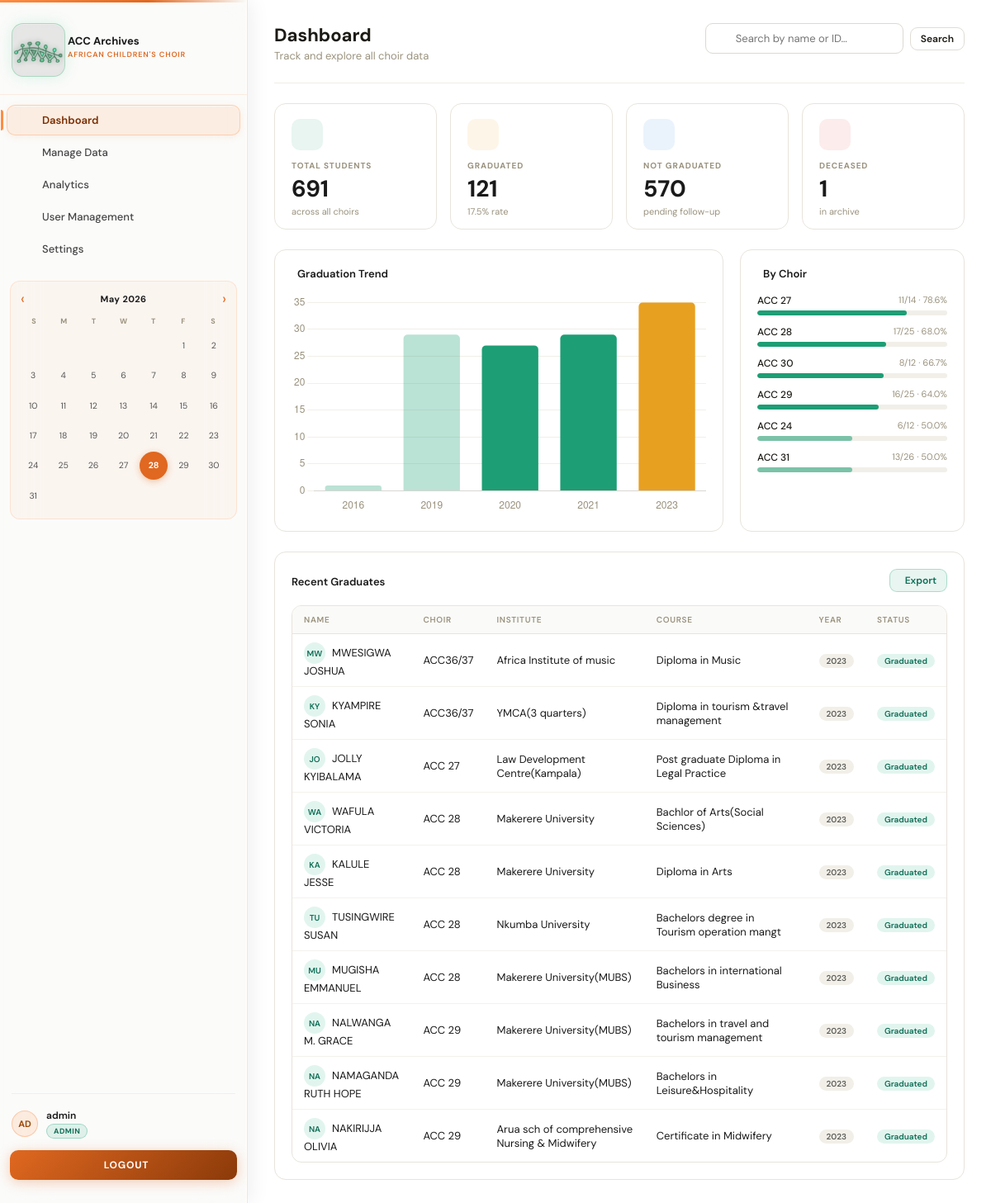
The app's page /dashboard (signed in) with its own data.
### tables this page shows
CREATE TABLE choir_data (
            id                INTEGER PRIMARY KEY AUTOINCREMENT,
            identification_no TEXT    UNIQUE NOT NULL,
            name              TEXT,
            choir             TEXT,
            gender            TEXT,
            status            TEXT DEFAULT 'alive',
            comment           TEXT DEFAULT ''
        );

CREATE TABLE graduation_data (
            id                 INTEGER PRIMARY KEY AUTOINCREMENT,
            identification_no  TEXT NOT NULL,
            institute          TEXT,
            course_name        TEXT,
            duration           TEXT,
            year_of_graduation INTEGER,
            FOREIGN KEY (identification_no)
                REFERENCES choir_data(identification_no)
                ON DELETE CASCADE
        );

### routes/dashboard.py (the view)
@dashboard_bp.route("/dashboard")
@login_required
def index():
    data = load_full_dataset()
    total       = len({r["identification_no"] for r in data})
    graduated   = len({r["identification_no"] for r in data if r["year_of_graduation"]})
    not_grad    = total - graduated
    deceased    = sum(1 for r in data if r["status"] == "deceased")
    choir_map = {}
    for r in data:
        c = r["choir"] or "Unknown"
        if c not in choir_map:
            choir_map[c] = {"total": 0, "graduated": 0, "deceased": 0}
        choir_map[c]["total"] += 1
        if r["year_of_graduation"]:
            choir_map[c]["graduated"] += 1
        if r["status"] == "deceased":
            choir_map[c]["deceased"] += 1
    choir_stats = []
    for name, s in choir_map.items():
        rate = round(s["graduated"] / s["total"] * 100, 1) if s["total"] else 0
        choir_stats.append({
            "choir": name, "total": s["total"],
            "graduated": s["graduated"], "deceased": s["deceased"],
            "pending": s["total"] - s["graduated"] - s["deceased"],
            "rate": rate,
        })
    choir_stats.sort(key=lambda x: x["rate"], reverse=True)
    trend = {}
    for r in data:
        if r["year_of_graduation"]:
            yr = int(r["year_of_graduation"])
            trend[yr] = trend.get(yr, 0) + 1
    trend_labels = sorted(trend.keys())
    trend_values = [trend[y] for y in trend_labels]
    recent = [r for r in data if r["year_of_graduation"]]
    recent.sort(key=lambda x: x["year_of_graduation"] or 0, reverse=True)
    recent = recent[:10]
    return render_template("dashboard.html",
        total=total, graduated=graduated, not_grad=not_grad, deceased=deceased,
        choir_stats=choir_stats[:6],
        trend_labels=[str(y) for y in trend_labels],
        trend_values=trend_values,
        recent=recent,
    )

### database.py (called while the page is built)
def connect_db(row_factory: bool = False):
    conn = sqlite3.connect(DB_PATH)
    conn.execute("PRAGMA foreign_keys = ON")
    if row_factory:
        conn.row_factory = sqlite3.Row
    return conn

### routes/auth.py (called while the page is built)
def login_required(f):
    @wraps(f)
    def decorated(*args, **kwargs):
        if not session.get("auth"):
            return redirect(url_for("auth.login"))
        return f(*args, **kwargs)
    return decorated

### routes/dashboard.py (called while the page is built)
def load_full_dataset():
    conn = connect_db(row_factory=True)
    rows = conn.execute("""
        SELECT
            c.identification_no, c.name, c.choir, c.gender, c.status, c.comment,
            g.id AS id_grad, g.institute, g.course_name, g.duration, g.year_of_graduation
        FROM choir_data c
        LEFT JOIN graduation_data g ON c.identification_no = g.identification_no
    """).fetchall()
    conn.close()
    return [dict(r) for r in rows]

### templates/dashboard.html (shortened to what this page needs)
{% extends "base.html" %}
{% block content %}
<div class="page-header">
  <div style="display:flex; align-items:flex-start; justify-content:space-between; flex-wrap:wrap; gap:12px">
    <div>
      <div class="page-title">Dashboard</div>
      <div class="page-sub">Track and explore all choir data</div>
    </div>
    <form action="{{ url_for('dashboard.search') }}" method="GET"
          style="display:flex; gap:8px; align-items:center">
      <div class="search-input-wrap">
        <input type="text" name="q" class="form-control search-input"
               placeholder="Search by name or ID…" style="width:240px">
      </div>
      <button type="submit" class="btn btn-primary btn-sm">Search</button>
    </form>
  </div>
</div>
<hr class="page-divider">
<div class="metrics-row">
  <a href="{{ url_for('dashboard.view', view_type='all') }}" class="metric-card">
    <div class="metric-icon teal"></div>
    <div class="metric-label">Total Students</div>
    <div class="metric-value">{{ total }}</div>
    <div class="metric-hint">across all choirs</div>
  </a>
<a href="{{ url_for('dashboard.view', view_type='graduated') }}" class="metric-card">
    <div class="metric-icon amber"></div>
    <div class="metric-label">Graduated</div>
    <div class="metric-value">{{ graduated }}</div>
    <div class="metric-hint">{{ ((graduated/total*100)|round(1)) if total else 0 }}% rate</div>
  </a>
   <a href="{{ url_for('dashboard.view', view_type='not_graduated') }}" class="metric-card">
    <div class="metric-icon blue"></div>
    <div class="metric-label">Not Graduated</div>
    <div class="metric-value">{{ not_grad }}</div>
    <div class="metric-hint">pending follow-up</div>
  </a>
  <a href="{{ url_for('dashboard.view', view_type='deceased') }}" class="metric-card">
    <div class="metric-icon red"></div>
    <div class="metric-label">Deceased</div>
    <div class="metric-value">{{ deceased }}</div>
    <div class="metric-hint">in archive</div>
  </a>
</div>
<div class="dashboard-grid">
  <div class="card">
    <div class="card-title"> Graduation Trend</div>
    <canvas id="trendChart" height="160"></canvas>
  </div>
  <div class="card">
    <div class="card-title"> By Choir</div>
    {% for row in choir_stats %}
    <div style="margin-bottom:12px">
      <div style="display:flex; justify-content:space-between; margin-bottom:4px">
        <span style="font-size:12px; font-weight:500">{{ row.choir }}</span>
        <span style="font-size:11px; color:#9A927E">{{ row.graduated }}/{{ row.total }} · {{ row.rate }}%</span>
      </div>
      <div class="progress-bar-wrap">
        <div class="progress-bar
          {% if row.rate >= 80 %}pb-amber
          {% elif row.rate >= 60 %}pb-green
          {% elif row.rate >= 40 %}pb-mid
          {% else %}pb-faded{% endif %}"
          style="--bar-w: {{ row.rate }}%">
        </div>
      </div>
    </div>
    {% endfor %}
  </div>
</div>
<div class="card">
  <div class="card-title" style="justify-content:space-between">
    <span> Recent Graduates</span>
    <a href="{{ url_for('dashboard.export', view_type='graduated') }}" class="btn btn-download btn-sm">
       Export
    </a>
  </div>
  <div class="table-wrap">
    <table>
      <thead>
        <tr>
          <th>Name</th><th>Choir</th><th>Institute</th><th>Course</th><th>Year</th><th>Status</th>
        </tr>
      </thead>
      <tbody>
        {% for r in recent %}
        <tr>
          <td>
            <span class="ini-circle">{{ r.name[:2]|upper }}</span>{{ r.name }}
          </td>
          <td>{{ r.choir or '—' }}</td>
          <td>{{ r.institute or '—' }}</td>
          <td>{{ r.course_name or '—' }}</td>
          <td><span class="badge badge-gray">{{ r.year_of_graduation|int if r.year_of_graduation else '—' }}</span></td>
          <td><span class="badge badge-green">Graduated</span></td>
        </tr>
        {% else %}
        <tr><td colspan="6" style="color:#9A927E; text-align:center; padding:24px">No graduates yet.</td></tr>
        {% endfor %}
      </tbody>
    </table>
  </div>
</div>
{% endblock %}
{% block scripts %}
<script>
const { labels, values } = JSON.parse(
  document.getElementById('chart-data').textContent
);
if (labels.length && values.length) {
  const lastIdx   = values.length - 1;
  const startGreen = Math.max(0, values.length - 3); // guard against negative index
  const colors = values.map((_, i) =>
    i === lastIdx          ? '#E8A020' :          // most recent bar → amber
    i >= startGreen        ? '#1D9E75' :          // last 3 bars → green
                             'rgba(29,158,117,0.3)' // older bars → faded
  );
  new Chart(document.getElementById('trendChart'), {
    type: 'bar',
    data: {
      labels,
      datasets: [{
        data: values,
        backgroundColor: colors,
        borderRadius: 5
      }]
    },
    options: {
      plugins: { legend: { display: false } },
      scales: {
        x: { grid: { display: false }, ticks: { color: '#9A927E' } },
        y: {
          grid: { color: '#F1EFE8' },
          ticks: { color: '#9A927E' },
          border: { display: false }
        }
      }
    }
  });
} else {
  const canvas = document.getElementById('trendChart');
  const ctx = canvas.getContext('2d');
  ctx.fillStyle = '#9A927E';
  ctx.font = '14px DM Sans, sans-serif';
  ctx.textAlign = 'center';
  ctx.fillText('No graduation data yet.', canvas.width / 2, 80);
}
</script>
{% endblock %}

### templates/base.html (shortened to what this page needs)
<!DOCTYPE html>
<html lang="en">
<head>
  <link rel="stylesheet" href="https://cdn.jsdelivr.net/npm/@tabler/icons-webfont@latest/dist/tabler-icons.min.css">
  <link rel="stylesheet" href="{{ url_for('static', filename='css/main.css') }}">
</head>
<body>
<div class="layout">
  <aside class="sidebar">
    <div class="brand-block">
      <div class="brand-tile brand-logo-wrap">
         <div class="green-accent">
             <img alt="ACC Logo" class="corner-logo-img">
         </div>
      </div>
      <div>
        <div class="brand-name">ACC Archives</div>
        <div class="brand-sub">African Children's Choir</div>
      </div>
    </div>
    <nav class="sidebar-nav">
      <a href="{{ url_for('dashboard.index') }}"
         class="nav-link {% if request.endpoint and request.endpoint.startswith('dashboard') %}active{% endif %}">
         Dashboard
      </a>
      <a href="{{ url_for('manage.index') }}"
         class="nav-link {% if request.endpoint and request.endpoint.startswith('manage') %}active{% endif %}">
         Manage Data
      </a>
      <a href="{{ url_for('analytics.index') }}"
         class="nav-link {% if request.endpoint == 'analytics.index' %}active{% endif %}">
         Analytics
      </a>
      {% if session.role == 'admin' %}
      <a href="{{ url_for('users.index') }}"
         class="nav-link {% if request.endpoint and request.endpoint.startswith('users') %}active{% endif %}">
         User Management
      </a>
      {% endif %}
      <a href="{{ url_for('settings.index') }}"
         class="nav-link {% if request.endpoint == 'settings.index' %}active{% endif %}">
         Settings
      </a>
    </nav>
    <div class="sidebar-cal-wrap">
      <div class="sidebar-calendar">
        <div class="cal-header">
          <button type="button" class="cal-nav" id="calPrev">&#8249;</button>
          <span class="cal-month-label" id="calLabel"></span>
          <button type="button" class="cal-nav" id="calNext">&#8250;</button>
        </div>
        <div class="cal-grid-head">
          <span>S</span><span>M</span><span>T</span><span>W</span>
          <span>T</span><span>F</span><span>S</span>
        </div>
        <div class="cal-grid" id="calGrid"></div>
      </div>
    </div>
    <div class="sidebar-footer">
    <div class="sidebar-footer">
      <hr class="sidebar-hr">
      <div class="profile-card">
        <div class="avatar">{{ session.username[:2]|upper }}</div>
        <div class="profile-info">
          <div class="profile-name">{{ session.username }}</div>
          <span class="role-badge {{ session.role }}">{{ session.role|capitalize }}</span>
        </div>
      </div>
      <a href="{{ url_for('auth.logout') }}" class="btn-logout">
         Logout
      </a>
    </div>
  </aside>
  <main class="main-content">
    {% block content %}{% endblock %}
  </main>
</div>
{% block scripts %}{% endblock %}
</body>
</html>

### records on screen
choir_data: choir "ACC 27", graduated "11", total "14", rate "78.6"
graduation_data: choir "ACC 28", graduated "17", total "25", rate "68.0"
graduation_data: choir "ACC 30", graduated "8", total "12", rate "66.7"
graduation_data: choir "ACC 29", graduated "16", total "25", rate "64.0", name "NA", name "NALWANGA M. GRACE", institute "Makerere University(MUBS)", course_name "Bachelors in travel and tourism management", year_of_graduation "2023"
choir_data: choir "ACC 24", graduated "6", total "12", rate "50.0"
choir_data: choir "ACC 31", graduated "13", total "26", rate "50.0"
graduation_data: name "MW", name "MWESIGWA JOSHUA", choir "ACC36/37", institute "Africa Institute of music", course_name "Diploma in Music", year_of_graduation "2023"
graduation_data: name "KY", name "KYAMPIRE SONIA", choir "ACC36/37", institute "YMCA(3 quarters)", course_name "Diploma in tourism &travel management", year_of_graduation "2023"
graduation_data: name "JO", name "JOLLY KYIBALAMA", choir "ACC 27", institute "Law Development Centre(Kampala)", course_name "Post graduate Diploma in Legal Practice", year_of_graduation "2023"
graduation_data: name "WA", name "WAFULA VICTORIA", choir "ACC 28", institute "Makerere University", course_name "Bachlor of Arts(Social Sciences)", year_of_graduation "2023"
graduation_data: name "KA", name "KALULE JESSE", choir "ACC 28", institute "Makerere University", course_name "Diploma in Arts", year_of_graduation "2023"
graduation_data: name "TU", name "TUSINGWIRE SUSAN", choir "ACC 28", institute "Nkumba University", course_name "Bachelors degree in Tourism operation mangt", year_of_graduation "2023"
graduation_data: name "MU", name "MUGISHA EMMANUEL", choir "ACC 28", institute "Makerere University(MUBS)", course_name "Bachelors in international Business", year_of_graduation "2023"
graduation_data: name "NA", name "NAMAGANDA RUTH HOPE", choir "ACC 29", institute "Makerere University(MUBS)", course_name "Bachelors in Leisure&Hospitality", year_of_graduation "2023"
graduation_data: name "NA", name "NAKIRIJJA OLIVIA", choir "ACC 29", institute "Arua sch of comprehensive Nursing & Midwifery", course_name "Certificate in Midwifery", year_of_graduation "2023"

### other values on screen
{{ session.username[:2]|upper }} "AD"
{{ session.username }} "admin"
{{ session.role|capitalize }} "ADMIN"
{{ total }} "691"
{{ graduated }} "121"
{{ ((graduated/total*100)|round(1)) if total else 0 }} "17.5"
{{ not_grad }} "570"
{{ deceased }} "1"
